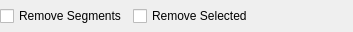
<?xml version="1.0" encoding="UTF-8"?>
<ui version="4.0">
 <class>LC_BreakDivideOptionsWidget</class>
 <widget class="QWidget" name="LC_BreakDivideOptionsWidget">
  <property name="geometry">
   <rect>
    <x>0</x>
    <y>0</y>
    <width>353</width>
    <height>32</height>
   </rect>
  </property>
  <property name="windowTitle">
   <string>Form</string>
  </property>
  <layout class="QGridLayout" name="gridLayout">
   <property name="leftMargin">
    <number>0</number>
   </property>
   <property name="topMargin">
    <number>1</number>
   </property>
   <property name="rightMargin">
    <number>0</number>
   </property>
   <property name="bottomMargin">
    <number>1</number>
   </property>
   <item row="0" column="2">
    <spacer name="horizontalSpacer">
     <property name="orientation">
      <enum>Qt::Orientation::Horizontal</enum>
     </property>
     <property name="sizeHint" stdset="0">
      <size>
       <width>0</width>
       <height>20</height>
      </size>
     </property>
    </spacer>
   </item>
   <item row="0" column="0">
    <widget class="QCheckBox" name="cbRemoveSegments">
     <property name="toolTip">
      <string>If checked, segments between intersection points will be removed. If unchecked - the entitiy will be divided in intersection points. </string>
     </property>
     <property name="text">
      <string>Remove Segments</string>
     </property>
    </widget>
   </item>
   <item row="0" column="1">
    <widget class="QCheckBox" name="cbRemoveSelected">
     <property name="toolTip">
      <string>If checked, selected segment will be removed. Otherwise, selected segment will survive and remaining segments will be removed. </string>
     </property>
     <property name="text">
      <string>Remove Selected</string>
     </property>
    </widget>
   </item>
  </layout>
 </widget>
 <resources/>
 <connections/>
</ui>
